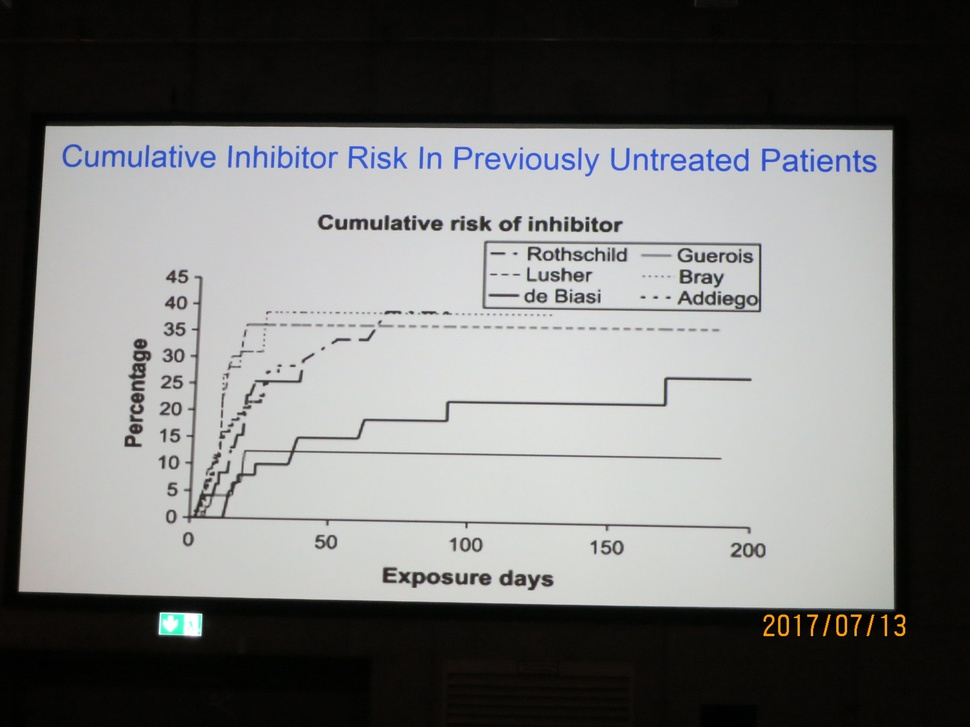
#> input picture images/IMG_6381.JPG, 970 x 727 px, shrunk from 2816 x 2112 before the run; its folder holds only this picture in this run
$ python increase_contrast.py --images images
#> lines starting #> are read from the running program, lines starting #| are printed output that depends on the picture
# import the necessary packages
import numpy as np
import argparse
import glob
import cv2
from os.path import basename

# construct the argument parse and parse the arguments
ap = argparse.ArgumentParser()
ap.add_argument("-i", "--images", required=True, help="path to input dataset of images")
args = vars(ap.parse_args())

# loop over the images
for imagePath in glob.glob(args["images"] + "/*.*"):
    img = cv2.imread(imagePath)
#> img is the input picture: shape (727, 970, 3); mean B, G, R 118.7, 119.5, 119.2
    cv2.imshow("Original image",img)
    # CLAHE contrast limited adaptive histogram equalization
    clahe = cv2.createCLAHE(clipLimit=3., tileGridSize=(8,8))
    lab = cv2.cvtColor(img, cv2.COLOR_BGR2LAB)  # convert from BGR to LAB color space
#> lab: shape (727, 970, 3); mean of channels 0, 1, 2 121.7, 127.9, 128.4
    l, a, b = cv2.split(lab)  # split on 3 different channels
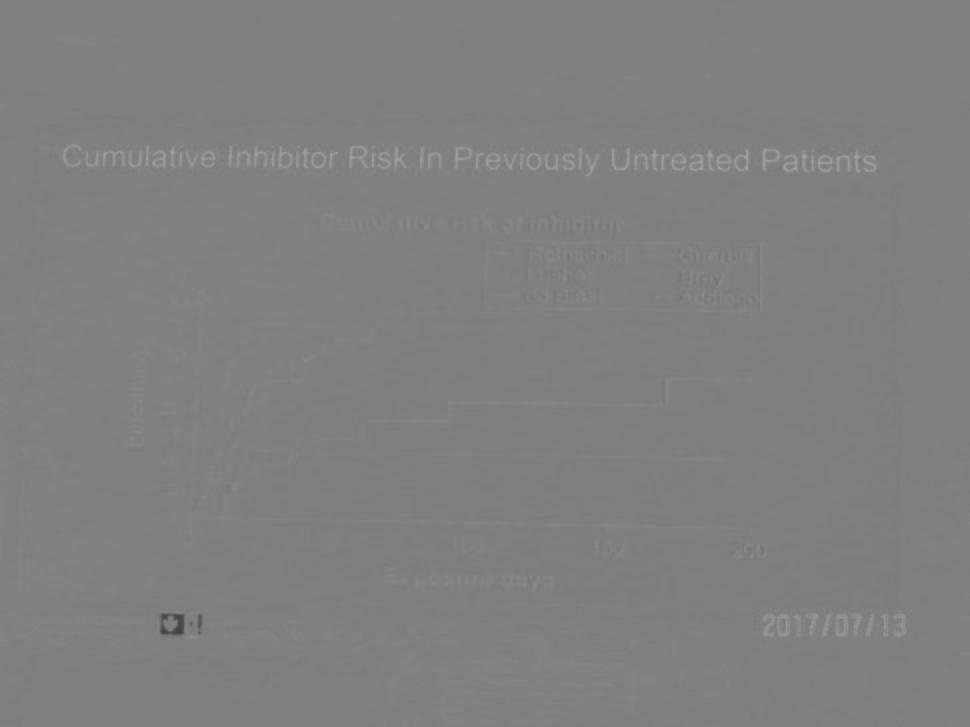
#> a: shape (727, 970); min 66, max 163, mean 127.9
    l2 = clahe.apply(l)  # apply CLAHE to the L-channel
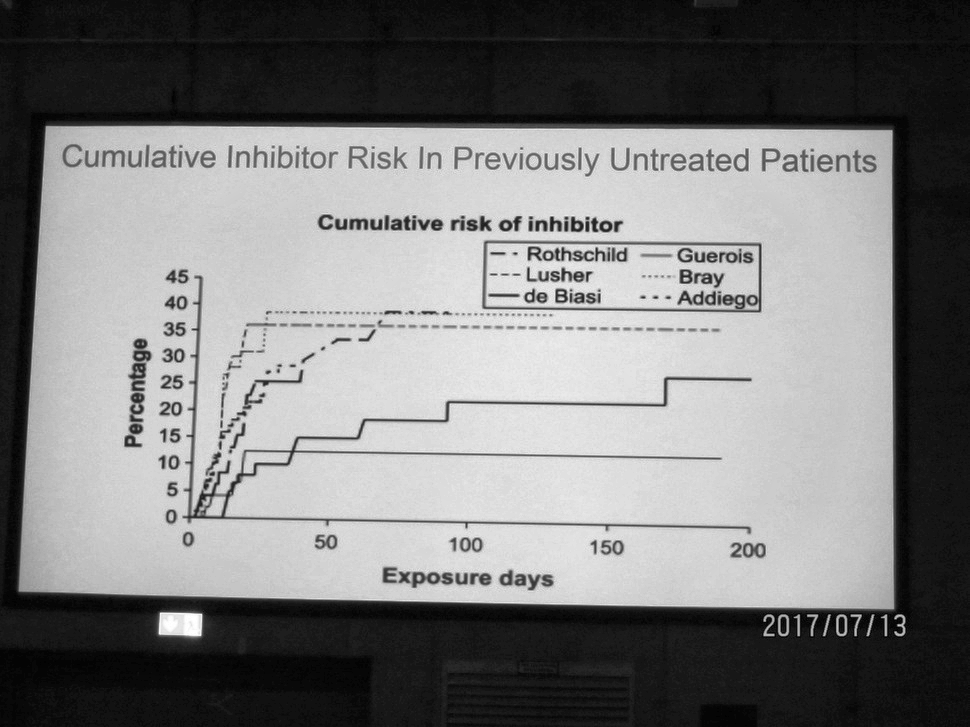
#> l2: shape (727, 970); min 1, max 255, mean 123.9
    lab = cv2.merge((l2,a,b))  # merge channels
#> lab: shape (727, 970, 3); mean of channels 0, 1, 2 123.9, 127.9, 128.4
    img2 = cv2.cvtColor(lab, cv2.COLOR_LAB2BGR)  # convert from LAB to BGR
    cv2.imshow('Increased contrast', img2)
    cv2.waitKey(0)
    cv2.imwrite(basename(imagePath), img2)
    cv2.destroyAllWindows()

# TODO
# make function and do error control

$ run again, on images/IMG_6410.JPG
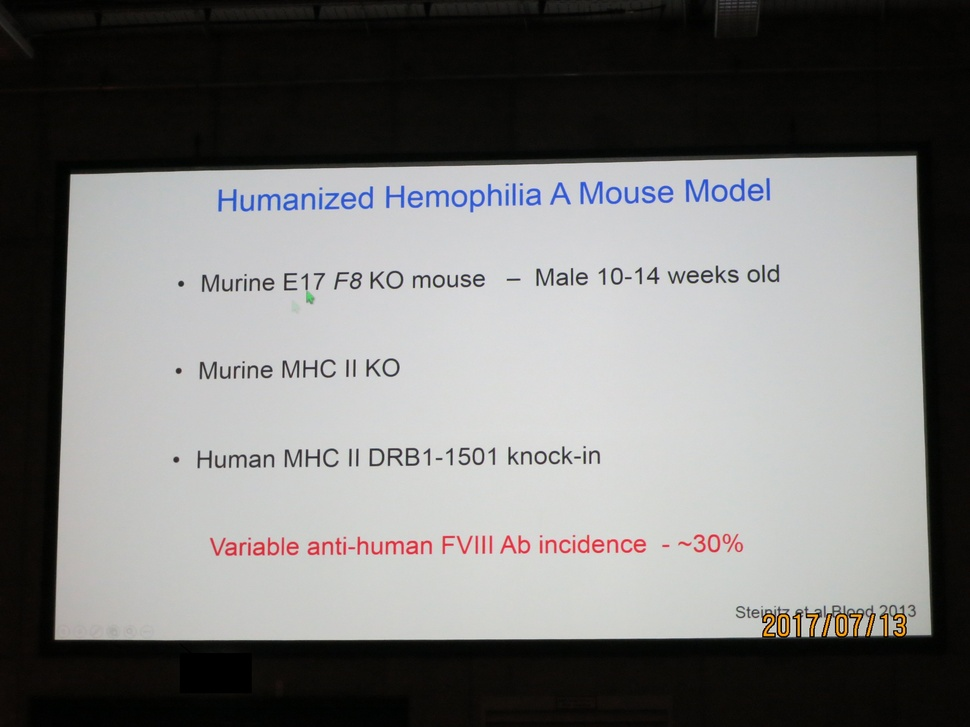
#> input picture images/IMG_6410.JPG, 970 x 727 px, shrunk from 2816 x 2112 before the run
#> img is the input picture: shape (727, 970, 3); mean B, G, R 118.9, 119.8, 120.1
#> `l, a, b = cv2.split(lab)`:
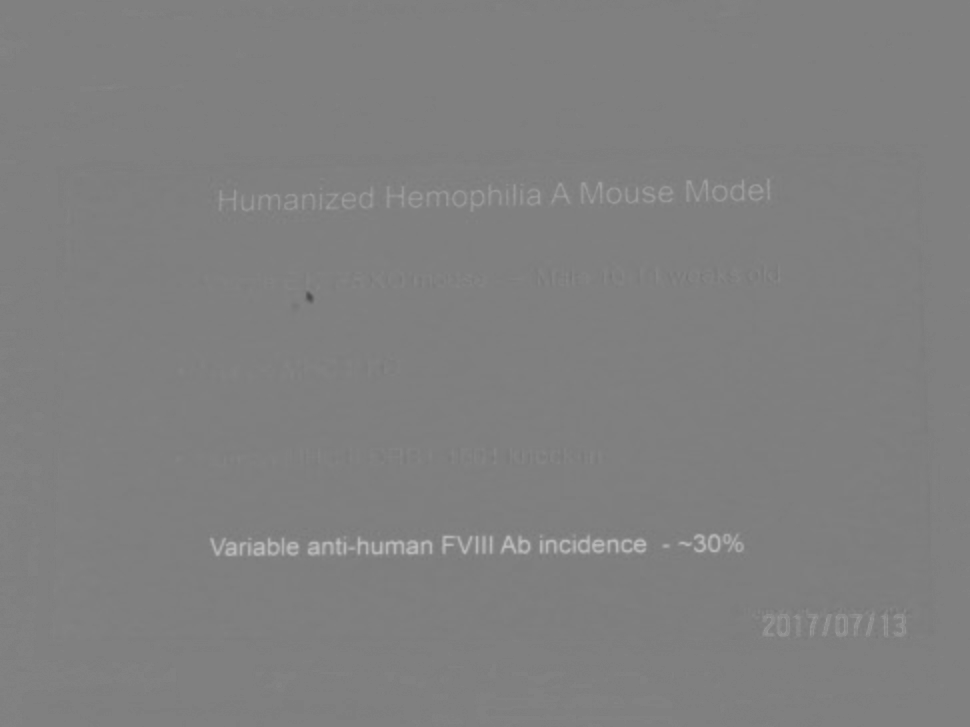
#> a: shape (727, 970); min 74, max 191, mean 128.1
#> `img2 = cv2.cvtColor(lab, cv2.COLOR_LAB2BGR)`:
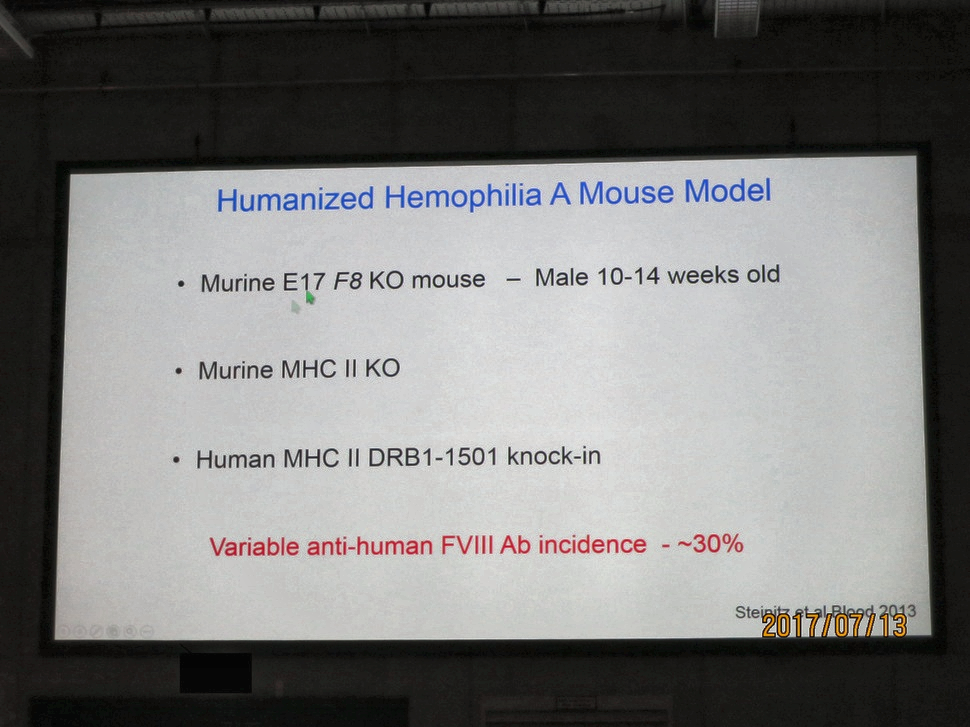
#> img2: shape (727, 970, 3); mean B, G, R 121.3, 122.2, 122.4

$ run again, on images/IMG_6412.JPG
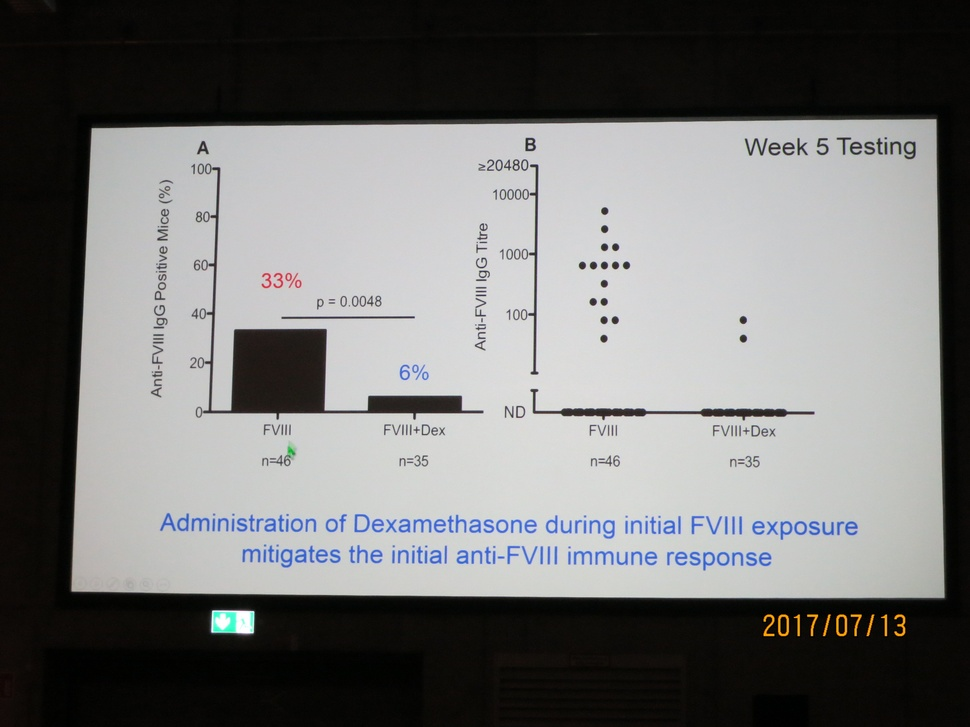
#> input picture images/IMG_6412.JPG, 970 x 727 px, shrunk from 2816 x 2112 before the run
#> img is the input picture: shape (727, 970, 3); mean B, G, R 116.2, 116.7, 116.6
#> `l, a, b = cv2.split(lab)`:
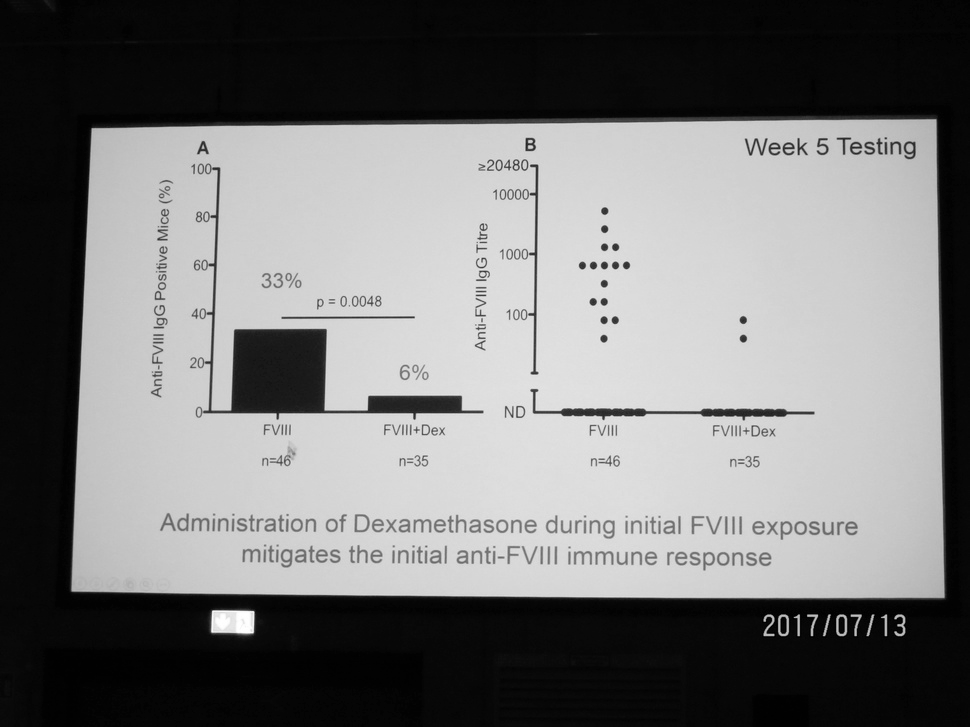
#> l: shape (727, 970); min 0, max 255, mean 118.9

$ run again, on images/IMG_6413.JPG
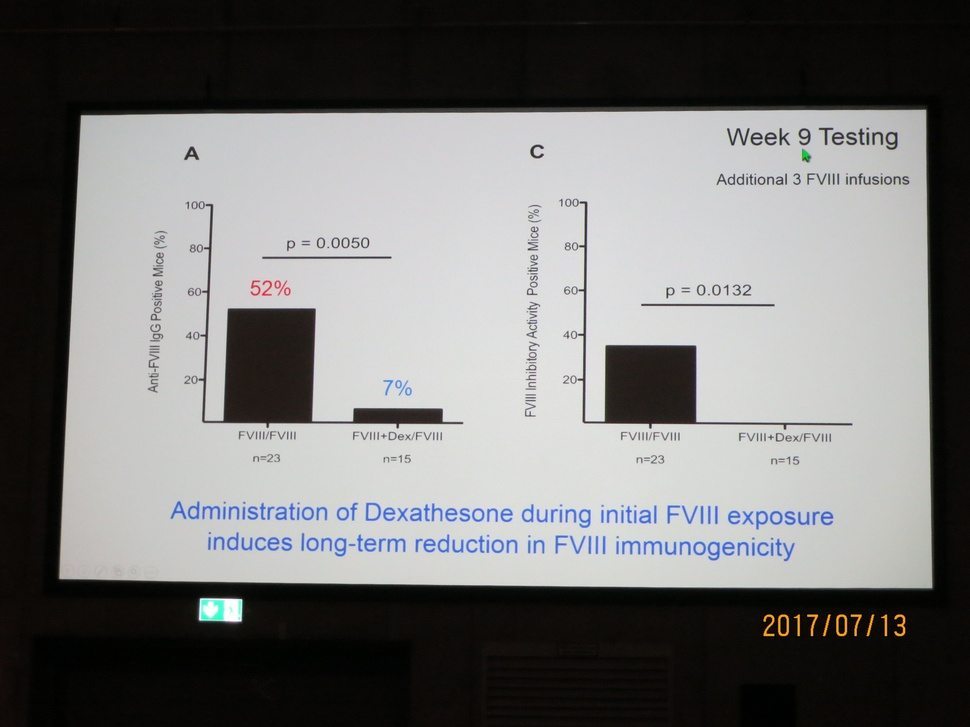
#> input picture images/IMG_6413.JPG, 970 x 727 px, shrunk from 2816 x 2112 before the run
#> img is the input picture: shape (727, 970, 3); mean B, G, R 117.4, 118.1, 118.2
#> `l, a, b = cv2.split(lab)`:
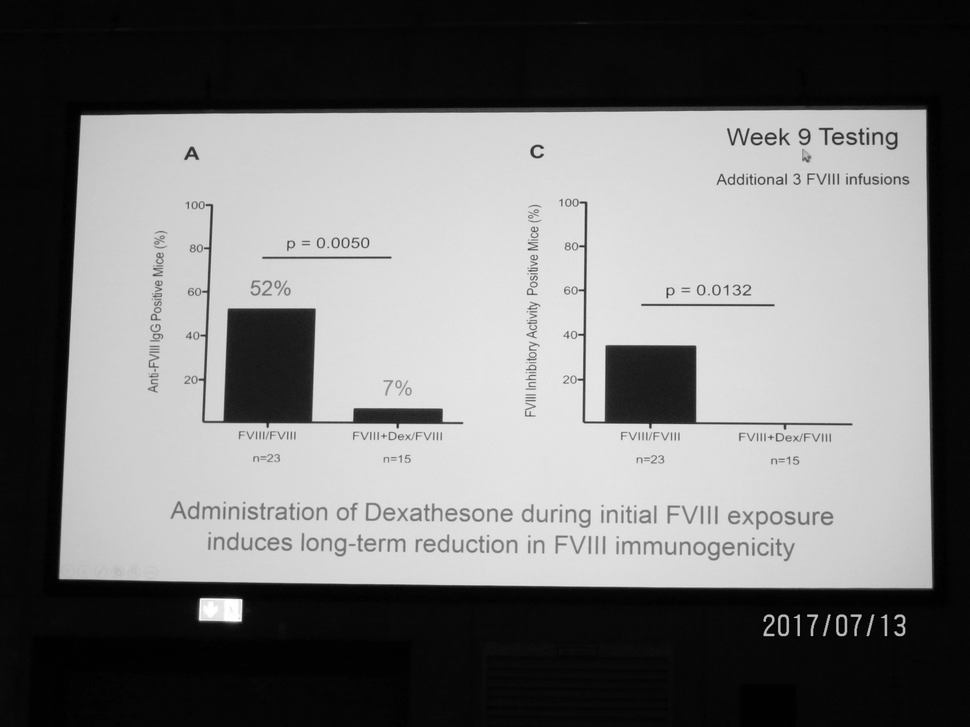
#> l: shape (727, 970); min 0, max 255, mean 120

$ run again, on images/IMG_6407.JPG
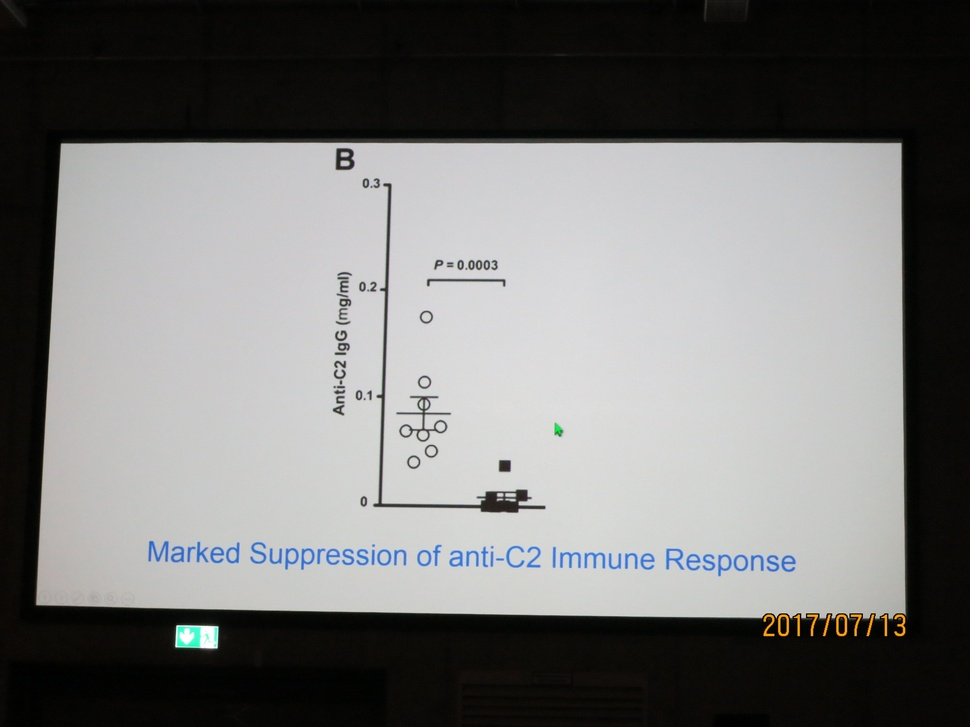
#> input picture images/IMG_6407.JPG, 970 x 727 px, shrunk from 2816 x 2112 before the run
#> img is the input picture: shape (727, 970, 3); mean B, G, R 118.4, 119.3, 119.2
#> `l, a, b = cv2.split(lab)`:
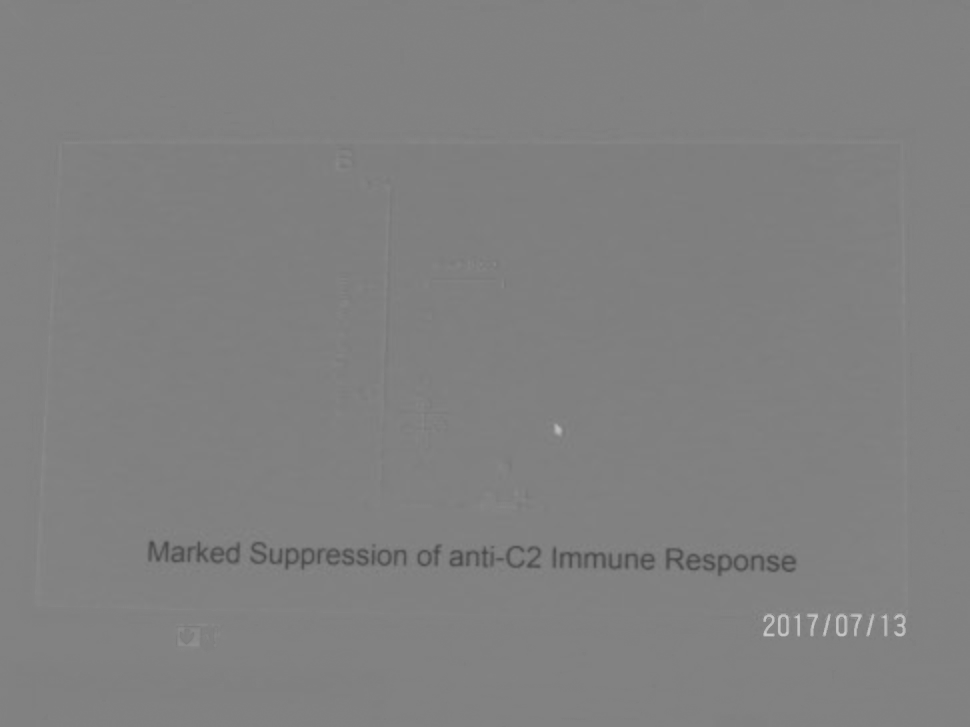
#> b: shape (727, 970); min 73, max 205, mean 128.5
#> `l2 = clahe.apply(l)`:
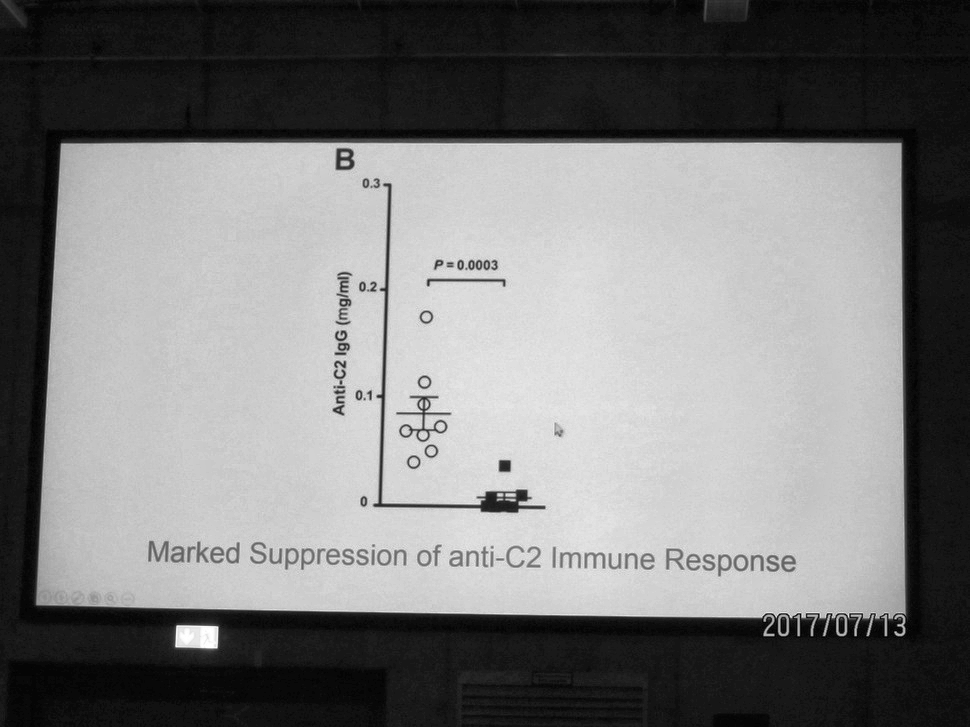
#> l2: shape (727, 970); min 1, max 255, mean 123.6
